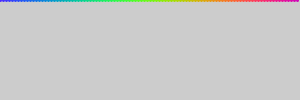
Frame 1 (no input)
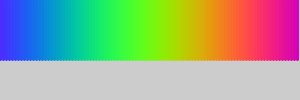
Frame 60 (the mouse pressed at the canvas centre just before this capture)
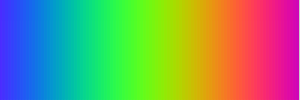
Frame 120 (the mouse held since frame 60 and released just before this capture)

The Processing sketch that drew these frames (run headless with seeded random() and noise(); from frame 60 on, the mouse is pressed at the canvas centre):

// Processing sketch: color_scale_generator
// ── color_scale_generator.pde
void setup() {
  size(300,100);
}


int counter=0;
void draw() {
  
  strokeWeight(3);
  for(int i=0;i<100;i++){    
    int rgb[]=RGB(i/100.0);
    stroke(rgb[0],rgb[1],rgb[2]);
    point(i*3,counter%100);
    
  }
  counter++;
}

int[] RGB(float logic_percentage) {
  if(logic_percentage<0)logic_percentage=0;
  else if(logic_percentage>1)logic_percentage=1;
  
  int rgb[]={0, 0, 0};
  float radian=2*PI*logic_percentage*0.83;
  rgb[0]=(int) ((cos(radian+2)+1)*0.5*255);
  rgb[1]=(int) ((cos(radian+4)+1)*0.5*255);
  rgb[2]=(int) ((cos(radian)+1)*0.5*255);
  return rgb;
}
